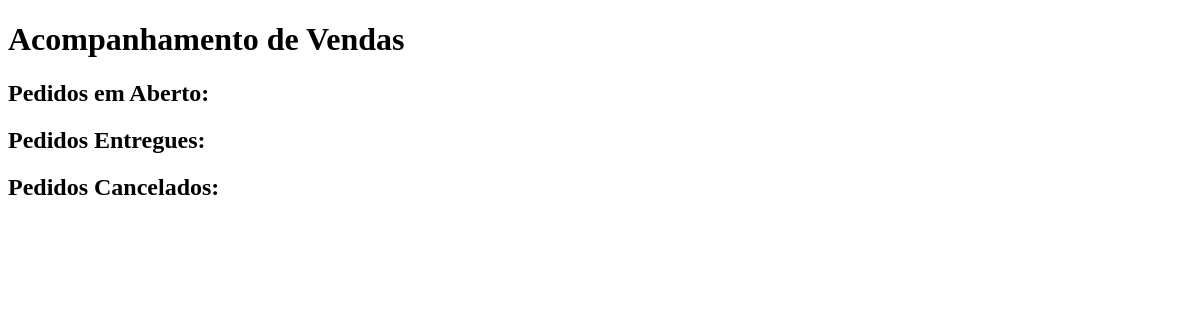
The page /vendas/acompanhar/ on the database as committed earlier.
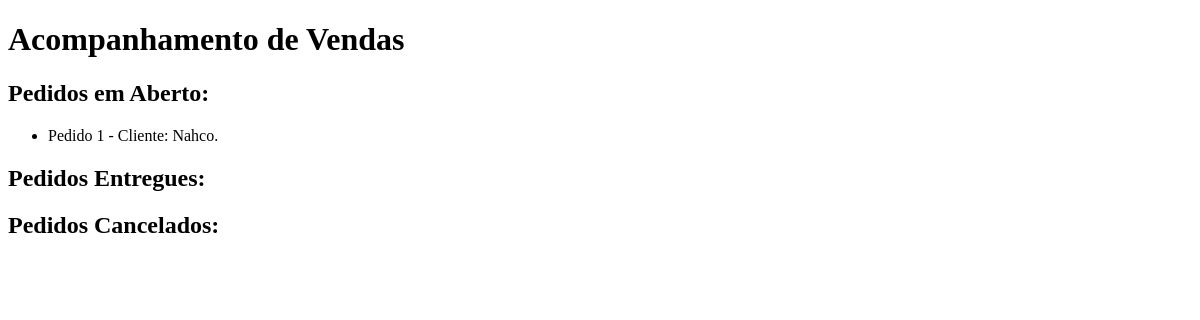
The same page on the database as committed later.
### pedidos/models.py (models this page shows, shortened)
class Pedido(models.Model):
    cliente = models.ForeignKey(Cliente, on_delete=models.CASCADE)
    data_emissao = models.DateTimeField(auto_now_add=True)
    data_entrega = models.DateTimeField()
    produtos = models.ManyToManyField(Produto, through="ItemPedido")
    STATUS_CHOICES = (
        ("aberto", "Aberto"),
        ("entregue", "Entregue"),
        ("cancelado", "Cancelado"),
    )
    status = models.CharField(max_length=10, choices=STATUS_CHOICES, default="aberto")

### clientes/models.py (models this page shows, shortened)
class Cliente(models.Model):
    nome_empresa = models.CharField(max_length=100)
    responsavel = models.CharField(max_length=100)
    endereco = models.CharField(max_length=200)
    telefone = models.CharField(max_length=20)
    email = models.EmailField(max_length=100)
    cnpj_cpf = models.CharField(max_length=20, unique=True)

### vendas/views.py (the view)
# urls.py: path("acompanhar/", views.acompanhar_vendas, name="acompanhar_vendas"),
def acompanhar_vendas(request):
    pedidos_abertos = Pedido.objects.filter(status="aberto")
    pedidos_entregues = Pedido.objects.filter(status="entregue")
    pedidos_cancelados = Pedido.objects.filter(status="cancelado")
    return render(
        request,
        "vendas/acompanhar_vendas.html",
        {
            "pedidos_abertos": pedidos_abertos,
            "pedidos_entregues": pedidos_entregues,
            "pedidos_cancelados": pedidos_cancelados,
        },
    )

### vendas/templates/vendas/acompanhar_vendas.html (shortened to what this page needs)
<!DOCTYPE html>
<html>
<head>
</head>
<body>
    <h1>Acompanhamento de Vendas</h1>
    <h2>Pedidos em Aberto:</h2>
    <ul>
        {% for pedido in pedidos_abertos %}
            <li>Pedido {{ pedido.id }} - Cliente: {{ pedido.cliente.nome_empresa }}</li>
        {% endfor %}
    </ul>
    <h2>Pedidos Entregues:</h2>
    <h2>Pedidos Cancelados:</h2>
</body>
</html>

Rows that differ between the two databases and show on the page:
added Pedido: id "1", cliente.nome_empresa "Nahco."
